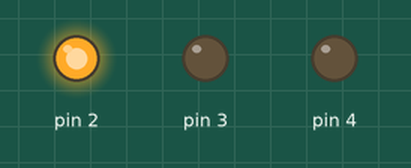
A sketch run on a simulated Arduino Uno, built with avr-gcc and run on an emulated ATmega328P. On the bench: output pins drawn as LEDs (lit = HIGH).

Above: at 0.05 s.
At 1.35 s:
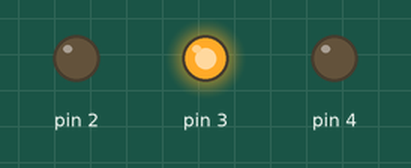
At 2.7 s:
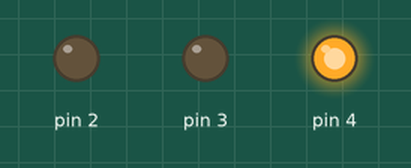
Timing chart, 0 to 3.0 s (numbered marks = the images above):
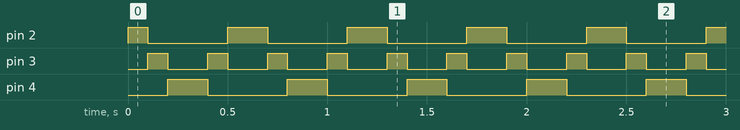

Measured:
- by itself, pin 2: repeats every 0.60 s: LOW 0.40 s, HIGH 0.20 s
- by itself, pin 3: alternates HIGH for 0.10 s and LOW for 0.20 s
- by itself, pin 4: alternates HIGH for 0.20 s and LOW for 0.40 s

The sketch:

perulangan.ino
```cpp
int timer = 100;
// delay. Semakin tinggi angkanya, semakin lambat waktunya.

void setup() {
    // gunakan loop for untuk menginisialisasi setiap pin sebagai output:
    for (int ledPin = 2; ledPin < 5; ledPin++) {
        pinMode(ledPin, OUTPUT);
    }
}

void loop() {
    // looping dari pin rendah ke tinggi
    for (int ledPin = 2; ledPin < 5; ledPin++) {
        // hidupkan LED pin nya:
        digitalWrite(ledPin, HIGH);
        delay(timer);
        // matikan pin LED nya:
        digitalWrite(ledPin, LOW);
    }

    // looping dari pin yang tinggi ke yang rendah
    for (int ledPin = 4; ledPin >= 2; ledPin--) {
        // menghidupkan pin:
        digitalWrite(ledPin, HIGH);
        delay(timer);
        // mematikan pin:
        digitalWrite(ledPin, LOW);
    }
}
```
